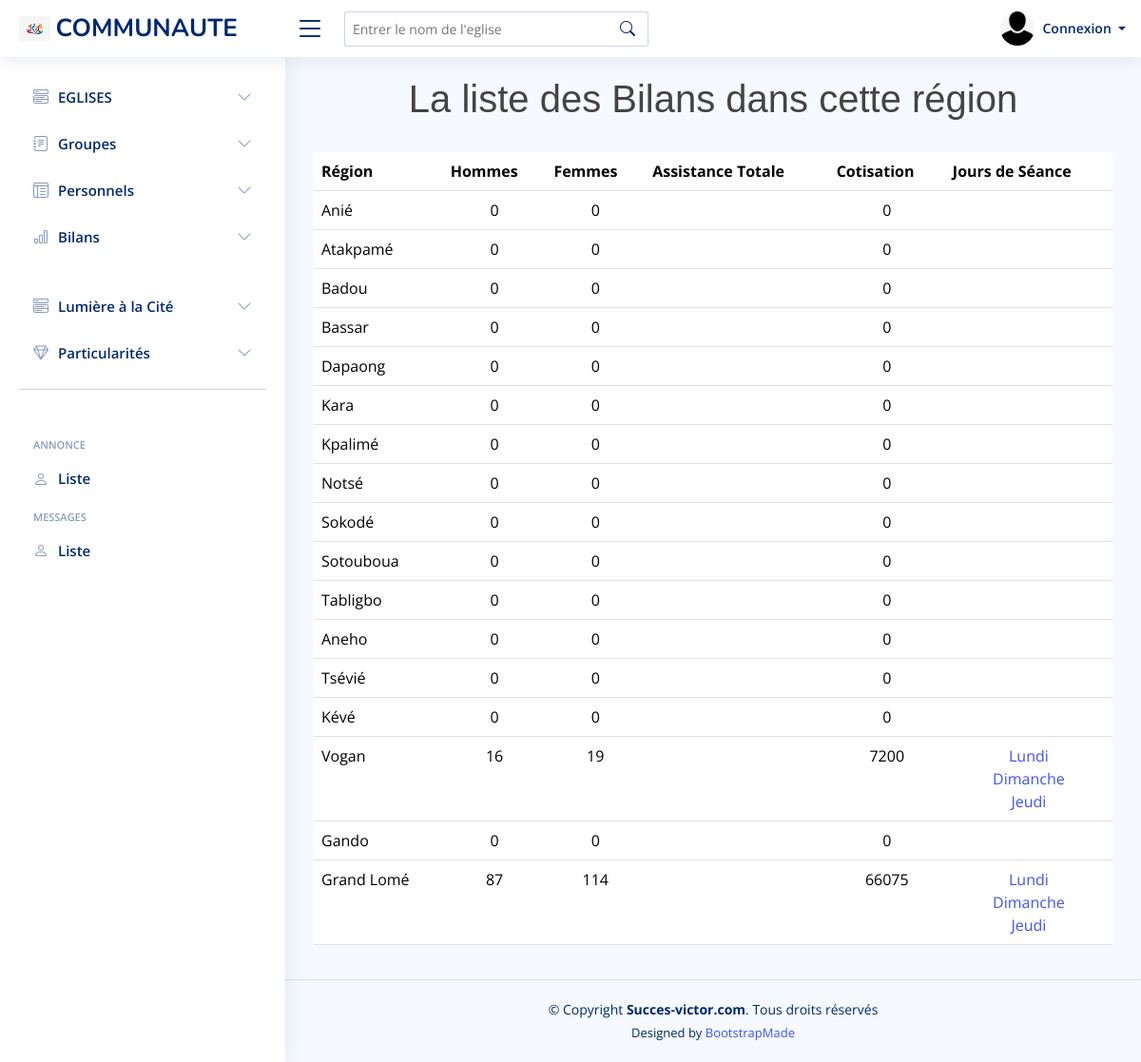
Screenshot of /seances/region_totals/ with the database file from the repository.
### Eglises/models.py (models this page shows, shortened)
class Region(models.Model):
    name = models.CharField(max_length=100)
    nom_du_pasteur_regional = models.CharField(max_length=200)
    nombre_de_membres = models.CharField(max_length=100)
    publish = models.DateTimeField(default=timezone.now)
    created = models.DateTimeField(auto_now_add=True)
    updated = models.DateTimeField(auto_now=True)
    def __str__(self):
        return self.name

### Seances/models.py (models this page shows, shortened)
class Seance(models.Model):
    type = models.CharField(max_length=50)

### Seances/views.py (the view)
# urls.py: path('region_totals/', region_view, name='region_totals'),
def region_view(request):
    regions = Region.objects.all()
    data = []
    for region in regions:
        bilans = Bilan.objects.filter(eglise__region=region)
        seances_jour_set = set(bilans.values_list('seance__type', flat=True).distinct())
        region_totals = {
            'region_id': region.id,
            'region': region.name,
            'total_hommes': bilans.aggregate(Sum('adultes_hommes'))['adultes_hommes__sum'] or 0,
            'total_femmes': bilans.aggregate(Sum('adultes_femmes'))['adultes_femmes__sum'] or 0,
            'total_jeunes_garcons': bilans.aggregate(Sum('jeunes_garcons'))['jeunes_garcons__sum'] or 0,
            'total_jeunes_filles': bilans.aggregate(Sum('jeunes_filles'))['jeunes_filles__sum'] or 0,
            'total_enfants_garcons': bilans.aggregate(Sum('enfants_garcons'))['enfants_garcons__sum'] or 0,
            'total_enfants_filles': bilans.aggregate(Sum('enfants_filles'))['enfants_filles__sum'] or 0,
            'total_cotisation': bilans.aggregate(Sum('cotisation'))['cotisation__sum'] or 0,
            'seances_jour': seances_jour_set,
        }
        data.append(region_totals)
    return render(request, 'seances/region_totals.html', {'data': data})

### Seances/templates/seances/region_totals.html
{% extends 'base.html' %}
{% load static %}
{% block gestion %}
    <h1>La liste des Bilans dans cette région </h1> <br>
        {% if data %}
        <table class="table datatable">
          <thead>
            <tr>
                <th>Région</th>
                <th>Hommes</th>
                <th>Femmes</th>
                <th>Assistance Totale</th>
                <th>Cotisation</th>
                <th>Jours de Séance</th>
            </tr>
        </thead>
        <tbody>
            {% for item in data %}
                <tr>
                    <td>{{ item.region }}</td>
                    <td><center>{{ item.total_hommes }}</center></td>
                    <td><center>{{ item.total_femmes }}</center></td>
                    <td><center>{{ item.total_assistance }}</center></td>
                    <td><center>{{ item.total_cotisation }}</center></td>
                    <td><center>
                        {% for seance_jour in item.seances_jour %}
                            <a href="{% url 'region_seance_filter' region_name=item.region seance_type=seance_jour %}">{{ seance_jour }}</a><br>
                        {% endfor %}</center>
                  </td>
                </tr>
            {% endfor %}
        </tbody>
          </table>
        {% else %}
            <strong>Pas d'informations pour le moment !</strong>
        {% endif %}
{% endblock %}

### static/assets/css/style.css (style rules this page uses)
:root { scroll-behavior: smooth; }
body { font-family: "Open Sans", sans-serif; background: #f6f9ff; color: #444444; }
a { color: #4154f1; text-decoration: none; }
h1, h2, h3, h4, h5, h6 { font-family: "Nunito", sans-serif; }

### static/css/main.css (style rules this page uses)
h1 { text-align: center; font-family: "Trebuchet MS", "Lucida Sans Unicode", "Lucida Grande", "Lucida Sans", Arial, sans-serif; text-shadow: 2px 1px 3px white; }

### rows the page displays
Region: region "Anié"
Region: region "Atakpamé"
Region: region "Badou"
Region: region "Bassar"
Region: region "Dapaong"
Region: region "Kara"
Region: region "Kpalimé"
Region: region "Notsé"
Region: region "Sokodé"
Region: region "Sotouboua"
Region: region "Tabligbo"
Region: region "Aneho"
Region: region "Tsévié"
Region: region "Kévé"
Region: region "Vogan"
Seance: type "Lundi"
Seance: type "Dimanche"
Seance: type "Jeudi"
Region: region "Gando"
Region: region "Grand Lomé"

### other values shown
{{ item.total_hommes }} "0" "0" "0" "0" "0" "0" "0" "0" "0" "0" "0" "0" "0" "0" "16" "0" "87"
{{ item.total_femmes }} "0" "0" "0" "0" "0" "0" "0" "0" "0" "0" "0" "0" "0" "0" "19" "0" "114"
{{ item.total_cotisation }} "0" "0" "0" "0" "0" "0" "0" "0" "0" "0" "0" "0" "0" "0" "7200" "0" "66075"
